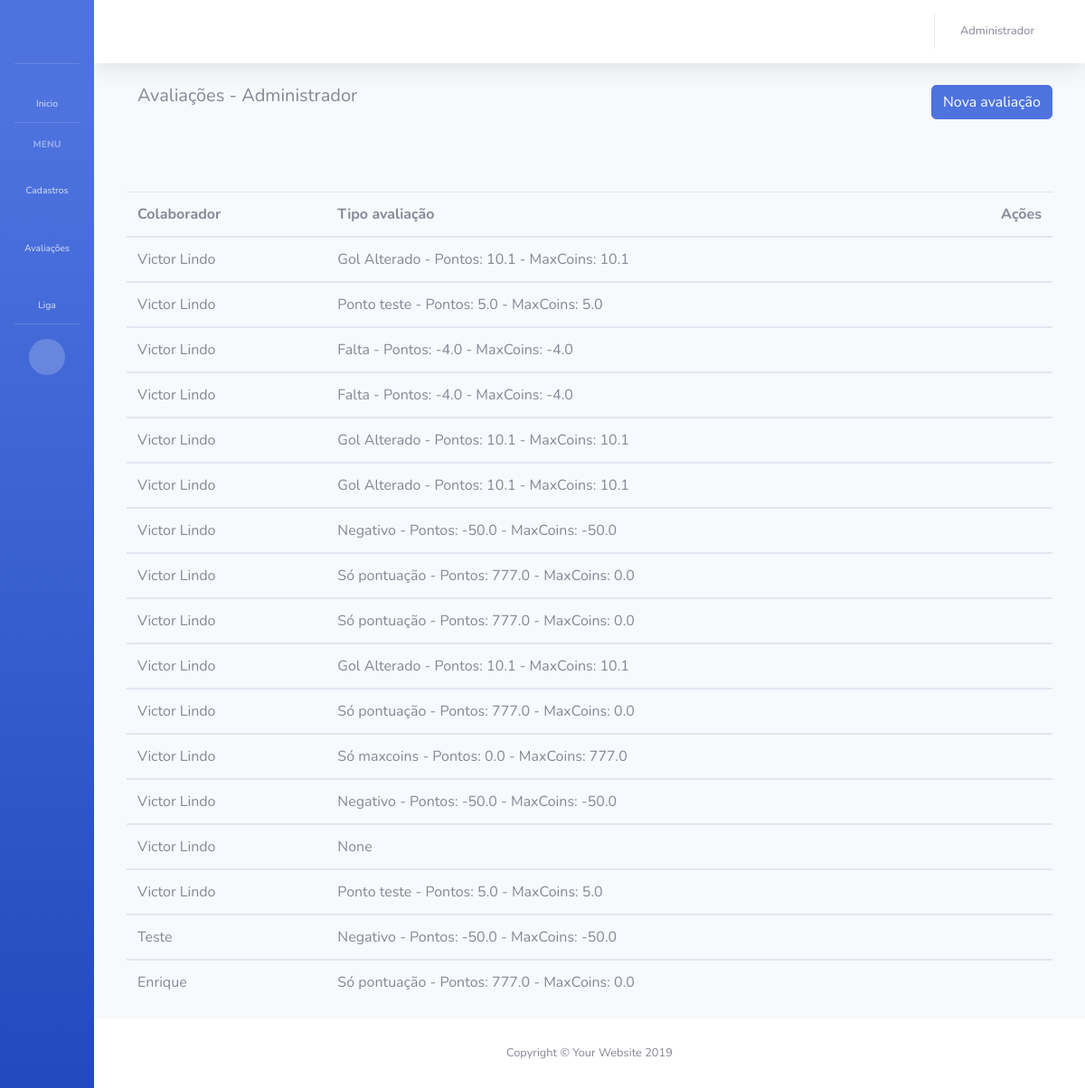
Page /avaliacoes/ (signed in) on the committed database.
### app_maxliga/models.py (models this page shows, shortened)
class Colaborador(models.Model):
    usuario = models.OneToOneField(User, on_delete=models.SET_NULL, blank=True, null=True, verbose_name='Usuário')
    departamento = models.ForeignKey(Departamento, on_delete=models.SET_NULL, blank=True, null=True, verbose_name='Cargo do colaborador')
    liga = models.ForeignKey(Liga, on_delete=models.SET_NULL, blank=True, null=True, verbose_name='Liga do colaborador')
    nome = models.CharField('Nome do funcionário', max_length=128)
    data_cadastro = models.DateTimeField('Data de criação', auto_now_add=True)
    pontuacao = models.FloatField('Pontuação colaborador', blank=True, default=0)
    maxcoins = models.FloatField('MaxCoins colaborador', blank=True, default=0)
    def __str__(self):
        return self.nome

class LancamentoAvaliacao(models.Model):
    avaliador = models.ForeignKey(Colaborador, on_delete=models.SET_NULL, blank=True, null=True, verbose_name='Avaliador', related_name='avaliador_colaborador')
    colaborador = models.ForeignKey(Colaborador, on_delete=models.SET_NULL, blank=True, null=True, verbose_name='Colaborador', related_name='colaborador_colaborador')
    tipo_ponto = models.ForeignKey(TipoPonto, on_delete=models.SET_NULL, blank=True, null=True, verbose_name='Tipo de ponto')
    descricao = models.TextField('Descrição do lançamento', max_length=300)
    data_lancamento = models.DateTimeField('Data de criação', auto_now_add=True)

class TipoPonto(models.Model):
    nome = models.CharField('Nome tipo de ponto', max_length=128)
    qtd_ponto = models.FloatField('Quantidade de pontos', blank=True, default=0)
    qtd_maxcoins = models.FloatField('Quantidade de MaxCoins', blank=True, default=0)
    data_cadastro = models.DateTimeField('Data de criação', auto_now_add=True)
    def __str__(self):
        return str(self.nome) + '   - Pontos: ' + str(self.qtd_ponto) + '   - MaxCoins: ' + str(self.qtd_maxcoins)

### app_maxliga/views.py (the view)
# urls.py: path('avaliacoes/', lista_avaliacoes, name='lista_avaliacoes'),
@login_required
def lista_avaliacoes(request):
    user = request.user.id
    colaborador = Colaborador.objects.get(usuario=user)
    if colaborador.departamento.admin == True:
        avaliacoes = LancamentoAvaliacao.objects.all()
        data = {
            'colaborador': colaborador,
            'avaliacoes': avaliacoes
        }
        return render(request, 'app_maxliga/lista_avaliacoes.html', data)
    else:
        return redirect('home')

### app_maxliga/templates/app_maxliga/lista_avaliacoes.html
{% extends 'base.html' %}
{% block BodyHeading %}
{% if colaborador.departamento.admin == True %}
    <div class="container">
        <div class="row">
            <div class="col">
                <h5>Avaliações - {{colaborador}}</h5>
            </div>
            <div class="text-right">
                <a href="{% url 'cadastrar_avaliacao' %}" class="btn btn-primary btn-block" role="button">Nova avaliação</a>
            </div>
        </div>
        <div class="row" style="margin-top:80px;">
            <table class="table">
                <thead>
                <tr>
                    <th scope="col">Colaborador</th>
                    <th scope="col">Tipo avaliação</th>
                    <th class="text-right" scope="col">Ações</th>
                </tr>
                </thead>
                {% for avaliacao in avaliacoes %}
                <tbody>
                <tr>
                    <td>{{ avaliacao.colaborador }}</td>
                    <td>{{ avaliacao.tipo_ponto }}</td>
                    <td class="text-right">
                        <a href="{% url 'excluir_avaliacao' avaliacao.id %}">
                            <i class="fas fa-trash fa-fw" style="color: rgb(230, 17, 17);"></i>
                        </a>
                    </td>
                </tr>
                </tbody>
                {% endfor %}
            </table>
        </div>
    </div>
{% endif %}
{% endblock %}

### app_maxliga/templates/base.html (shortened to what this page needs)
{% load static %}
<!DOCTYPE html>
<html lang="pt-br">
<head>
  <link href="{% static 'vendor/fontawesome-free/css/all.min.css' %}" rel="stylesheet" type="text/css">
  <link href="{% static 'css/sb-admin-2.min.css' %}" rel="stylesheet">
</head>
<body id="page-top">
  <div id="wrapper">
    <ul class="navbar-nav bg-gradient-primary sidebar sidebar-dark accordion toggled" id="accordionSidebar">
      <a class="sidebar-brand d-flex align-items-center justify-content-center" href="{% url 'home' %}">
        <div class="sidebar-brand-icon">
          <i class="fas fa-grip-lines"></i>
        </div>
      </a>
      <hr class="sidebar-divider my-0">
      <li class="nav-item">
        <a class="nav-link" href="{% url 'home' %}">
          <i class="fas fa-fw fa-home"></i>
          <span>Inicio</span></a>
      </li>
      <hr class="sidebar-divider">
      <div class="sidebar-heading">
        Menu
      </div>
      {% if colaborador.departamento.admin == True %}
      <li class="nav-item">
        <a class="nav-link collapsed" href="#" data-toggle="collapse" data-target="#collapseUtilities" aria-expanded="true" aria-controls="collapseUtilities">
          <i class="fas fa-fw fa-wrench"></i>
          <span>Cadastros</span>
        </a>
      </li>
      {% endif %}
      <li class="nav-item">
        <a class="nav-link collapsed" href="#" data-toggle="collapse" data-target="#collapsePages" aria-expanded="true" aria-controls="collapsePages">
          <i class="fas fa-fw fa-stream"></i>
          <span>Avaliações</span>
        </a>
      </li>
      <li class="nav-item">
        <a class="nav-link collapsed" href="#" data-toggle="collapse" data-target="#collapseRanking" aria-expanded="true" aria-controls="collapsePages">
          <i class="fas fa-fw fa-flag"></i>
          <span>Liga</span>
        </a>
      </li>
      <hr class="sidebar-divider d-none d-md-block">
      <div class="text-center d-none d-md-inline">
        <button class="rounded-circle border-0" id="sidebarToggle"></button>
      </div>
    </ul>
    <div id="content-wrapper" class="d-flex flex-column">
      <div id="content">
        <nav class="navbar navbar-expand navbar-light bg-white topbar mb-4 static-top shadow">
          <ul class="navbar-nav ml-auto">
            <li class="nav-item dropdown no-arrow mx-1">
              <a class="nav-link dropdown-toggle" href="#" id="alertsDropdown" role="button" data-toggle="dropdown" aria-haspopup="true" aria-expanded="false">
                <i class="fas fa-bell fa-fw"></i>
              </a>
            </li>
            <li class="nav-item dropdown no-arrow">
              <a class="nav-link dropdown-toggle" href="#" id="userDropdown" role="button" data-toggle="dropdown" aria-haspopup="true" aria-expanded="false">
                <span class="mr-2 d-none d-lg-inline text-gray-600 small">{{ colaborador.nome }}</span>
                <i class="fas fa-user fa-fw"></i>
              </a>
            </li>
          </ul>
        </nav>
        <div class="container-fluid">
          {% block BodyHeading %}
          {% endblock %}
        </div>
      </div>
      <footer class="sticky-footer bg-white">
        <div class="container my-auto">
          <div class="copyright text-center my-auto">
            <span>Copyright &copy; Your Website 2019</span>
          </div>
        </div>
      </footer>
    </div>
  </div>
</body>
</html>

### rows in the picture
Colaborador: nome "Administrador"
LancamentoAvaliacao: colaborador "Victor Lindo", tipo_ponto "Gol Alterado - Pontos: 10.1 - MaxCoins: 10.1"
LancamentoAvaliacao: colaborador "Victor Lindo", tipo_ponto "Ponto teste - Pontos: 5.0 - MaxCoins: 5.0"
LancamentoAvaliacao: colaborador "Victor Lindo", tipo_ponto "Falta - Pontos: -4.0 - MaxCoins: -4.0"
LancamentoAvaliacao: colaborador "Victor Lindo", tipo_ponto "Falta - Pontos: -4.0 - MaxCoins: -4.0"
LancamentoAvaliacao: colaborador "Victor Lindo", tipo_ponto "Gol Alterado - Pontos: 10.1 - MaxCoins: 10.1"
LancamentoAvaliacao: colaborador "Victor Lindo", tipo_ponto "Gol Alterado - Pontos: 10.1 - MaxCoins: 10.1"
LancamentoAvaliacao: colaborador "Victor Lindo", tipo_ponto "Negativo - Pontos: -50.0 - MaxCoins: -50.0"
LancamentoAvaliacao: colaborador "Victor Lindo", tipo_ponto "Só pontuação - Pontos: 777.0 - MaxCoins: 0.0"
LancamentoAvaliacao: colaborador "Victor Lindo", tipo_ponto "Só pontuação - Pontos: 777.0 - MaxCoins: 0.0"
LancamentoAvaliacao: colaborador "Victor Lindo", tipo_ponto "Gol Alterado - Pontos: 10.1 - MaxCoins: 10.1"
LancamentoAvaliacao: colaborador "Victor Lindo", tipo_ponto "Só pontuação - Pontos: 777.0 - MaxCoins: 0.0"
LancamentoAvaliacao: colaborador "Victor Lindo", tipo_ponto "Só maxcoins - Pontos: 0.0 - MaxCoins: 777.0"
LancamentoAvaliacao: colaborador "Victor Lindo", tipo_ponto "Negativo - Pontos: -50.0 - MaxCoins: -50.0"
LancamentoAvaliacao: colaborador "Victor Lindo", tipo_ponto "None"
LancamentoAvaliacao: colaborador "Victor Lindo", tipo_ponto "Ponto teste - Pontos: 5.0 - MaxCoins: 5.0"
LancamentoAvaliacao: colaborador "Teste", tipo_ponto "Negativo - Pontos: -50.0 - MaxCoins: -50.0"
LancamentoAvaliacao: colaborador "Enrique", tipo_ponto "Só pontuação - Pontos: 777.0 - MaxCoins: 0.0"
